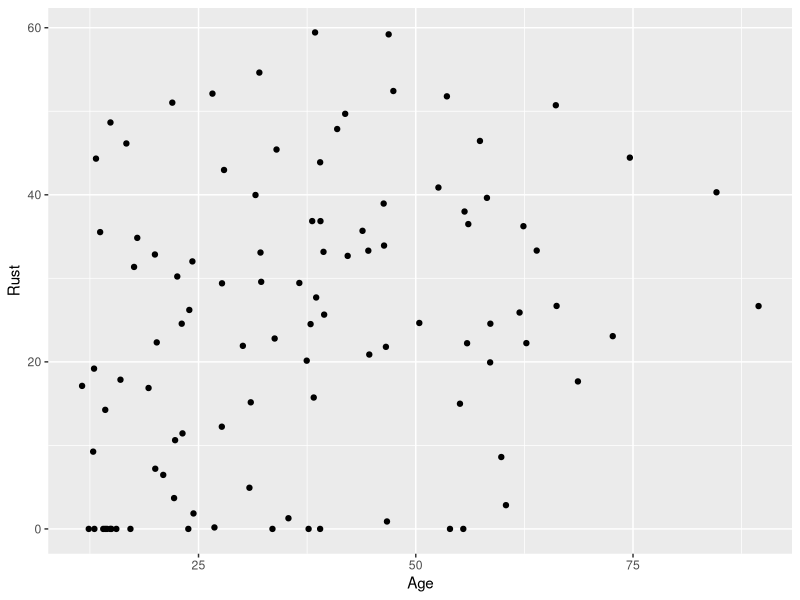
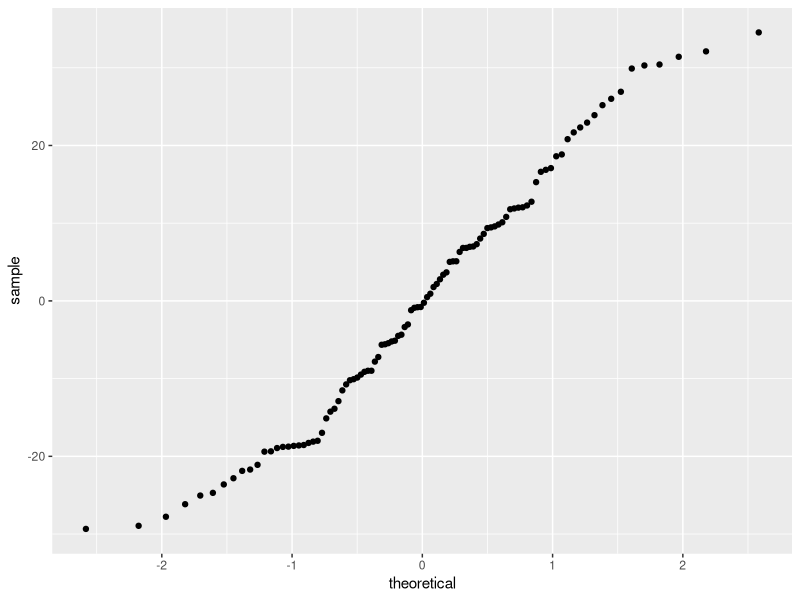
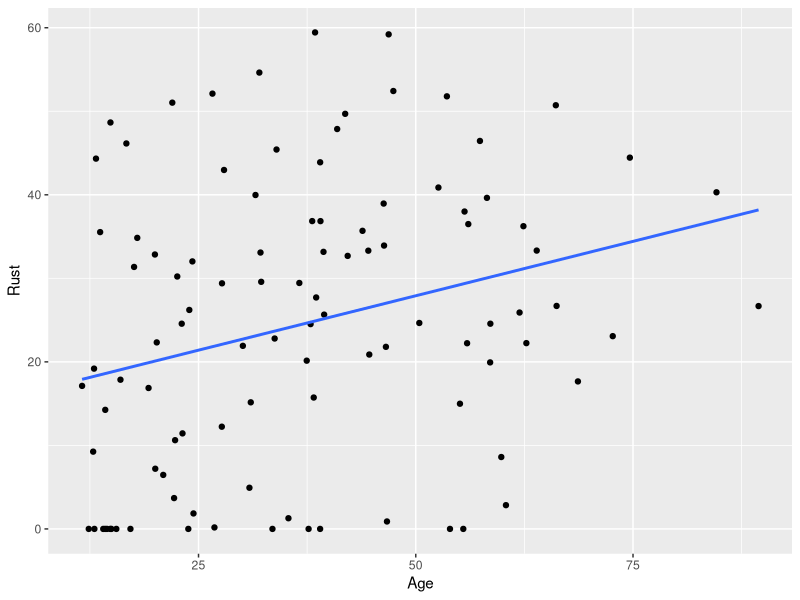

Source code (R) for these figures, in order:
## ---- chunk 1
library(dplyr)
library(rio)
library(ggplot2)
library(knitr)
library(xtable)
## ---- chunk 2
n <- 102

brands <- c("Camtran", "Nema", "Moloney")
sizes <- c("100KVA", "75KVA", "50KVA")
combos <- expand.grid(brands, sizes)

set.seed(2)
probs <- sample(3:7, 9, TRUE)/9*102
b_s <- combos[sample(1:9, n, prob=probs, replace = TRUE),]
age <- numeric(n)
age[b_s$Var2 == "100KVA"] <- 10 + rweibull(sum(b_s$Var2 == "100KVA"),
                                      1.4, 25)
age[b_s$Var2 == "75KVA"] <- 10 + rweibull(sum(b_s$Var2 == "75KVA"),
                                      1.6, 30)
age[b_s$Var2 == "50KVA"] <- 10 + rweibull(sum(b_s$Var2 == "75KVA"),
                                      1.8, 35)

ID <- replicate(n, paste(c(sample(LETTERS, 2), 
                           sample(0:9, 4, repl=TRUE)), collapse=""))

intercept <- runif(1, -0.5, 1)
  beta_1 <- -14
  beta_2 <- 18
  beta_Age <- 1/2 + runif(1, -0.1, 0.1)
  
  
  genmat <- cbind(model.matrix(~ b_s$Var1), age)
  X <- matrix(c(intercept, beta_1, beta_2, beta_Age), 4, 1)
  rust <- as.numeric(intercept + genmat %*% X + rnorm(n, 0, 15))
  rust <- pmin(100, rust)
  rust <- pmax(0, rust)

  tx <- data_frame(ID = ID, Manufacturer = b_s$Var1, Size = b_s$Var2,
                 Age = age, Rust = rust)
  


## ---- chunk 3
tx %>% 
  ggplot(aes(x=Age, y=Rust)) + geom_point()
## ---- chunk 4
tx.lm <- lm(Rust ~ Age, tx)
tx.lm %>% 
  ggplot(aes(sample = .resid)) + stat_qq()
## ---- chunk 5
tx %>% 
  ggplot(aes(x=Age, y=Rust)) + geom_point() + geom_smooth(method="lm", se=FALSE)
## ---- chunk 6
# t table
p <- c(0.3, 0.2, 0.15, 0.1, 0.05, 0.025, 0.02, 0.015, 0.01,
       0.0075, 0.005, 0.0025, 0.0005)
df <- c(11:50, 60, 80, 100, 120, Inf)
t_table <- t(Vectorize(qt, vectorize.args = "df")(p, df, lower.tail = FALSE))
colnames(t_table) <- c(sprintf("%.2f", p[1:5]), format(p)[-c(1:5)])
rownames(t_table) <- c(head(df, -1), "$\\infty$")
t_table_x <- xtable(t_table, digits=3)
addtorow <- list()
addtorow$pos <- list(0,0)
options(scipen=999)
addtorow$command <- c(paste0("& \\multicolumn{", length(p), "}{c}{Upper tail probabilities for $t_\\nu$ distributions $P(t_\\nu \\ge t)$}\\\\\n"), paste0(paste(c("df", p), sep = "", collapse=" & "), "\\\\\n"))
print(t_table_x, comment=FALSE, add.to.row = addtorow, 
      include.colnames = FALSE, scalebox = 0.9,
      sanitize.text.function = function(x) {x})
## ---- chunk 7
df2 <- c(11:50, 60, 80, 100, 120, Inf)
df1 <- 1:9

f_table <- t(Vectorize(qf, vectorize.args = "df2")(0.05, df1=1:9, df2, lower.tail=FALSE))

colnames(f_table) <- 1:9
rownames(f_table) <- c(head(df2, -1), "$\\infty$")
f_table_x <- xtable(f_table, digits=3)
addtorow <- list()
addtorow$pos <- list(0,0)
options(scipen=999)
addtorow$command <- c(paste0("& \\multicolumn{", length(df1), "}{c}{0.05 critical values for $F_{df1,df2}$ distributions. Columns: $df1$\ Rows: $df2$}\\\\\n"), paste0(paste(c("", df1), sep = "", collapse=" & "), "\\\\\n"))

print(f_table_x, comment=FALSE, add.to.row = addtorow, include.colnames = FALSE,
      sanitize.text.function = function(x) {x})
## ---- chunk 8
df2 <- c(11:50, 60, 80, 100, 120, Inf)
df1 <- 1:9

f_table <- t(Vectorize(qf, vectorize.args = "df2")(0.01, df1=1:9, df2, lower.tail=FALSE))

colnames(f_table) <- 1:9
rownames(f_table) <- c(head(df2, -1), "$\\infty$")
f_table_x <- xtable(f_table, digits=3)
addtorow <- list()
addtorow$pos <- list(0,0)
options(scipen=999)
addtorow$command <- c(paste0("& \\multicolumn{", length(df1), "}{c}{0.01 critical values for $F_{df1,df2}$ distributions. Columns: $df1$\ Rows: $df2$}\\\\\n"), paste0(paste(c("", df1), sep = "", collapse=" & "), "\\\\\n"))

print(f_table_x, comment=FALSE, add.to.row = addtorow, include.colnames = FALSE,
      sanitize.text.function = function(x) {x})
